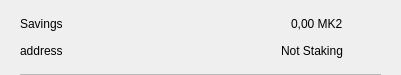
<?xml version="1.0" encoding="UTF-8"?>
<ui version="4.0">
 <class>CSRow</class>
 <widget class="QWidget" name="CSRow">
  <property name="geometry">
   <rect>
    <x>0</x>
    <y>0</y>
    <width>401</width>
    <height>75</height>
   </rect>
  </property>
  <property name="windowTitle">
   <string>Form</string>
  </property>
  <layout class="QVBoxLayout" name="verticalLayout">
   <property name="spacing">
    <number>0</number>
   </property>
   <property name="leftMargin">
    <number>20</number>
   </property>
   <property name="topMargin">
    <number>10</number>
   </property>
   <property name="rightMargin">
    <number>20</number>
   </property>
   <property name="bottomMargin">
    <number>0</number>
   </property>
   <item>
    <widget class="QWidget" name="info" native="true">
     <property name="minimumSize">
      <size>
       <width>0</width>
       <height>0</height>
      </size>
     </property>
     <layout class="QHBoxLayout" name="horizontalLayout_3">
      <property name="leftMargin">
       <number>0</number>
      </property>
      <property name="topMargin">
       <number>0</number>
      </property>
      <property name="rightMargin">
       <number>0</number>
      </property>
      <property name="bottomMargin">
       <number>10</number>
      </property>
      <item>
       <widget class="QWidget" name="container" native="true">
        <property name="minimumSize">
         <size>
          <width>0</width>
          <height>0</height>
         </size>
        </property>
        <layout class="QVBoxLayout" name="verticalLayout_2">
         <property name="spacing">
          <number>0</number>
         </property>
         <property name="leftMargin">
          <number>0</number>
         </property>
         <property name="topMargin">
          <number>0</number>
         </property>
         <property name="rightMargin">
          <number>0</number>
         </property>
         <property name="bottomMargin">
          <number>0</number>
         </property>
         <item>
          <layout class="QHBoxLayout" name="horizontalLayout">
           <item>
            <widget class="QLabel" name="labelName">
             <property name="toolTip">
              <string notr="true"/>
             </property>
             <property name="text">
              <string>Savings</string>
             </property>
            </widget>
           </item>
           <item>
            <spacer name="horizontalSpacer">
             <property name="orientation">
              <enum>Qt::Horizontal</enum>
             </property>
             <property name="sizeHint" stdset="0">
              <size>
               <width>40</width>
               <height>20</height>
              </size>
             </property>
            </spacer>
           </item>
           <item>
            <widget class="QLabel" name="labelAmount">
             <property name="text">
              <string>0,00 MK2</string>
             </property>
            </widget>
           </item>
          </layout>
         </item>
         <item>
          <layout class="QHBoxLayout" name="horizontalLayout_2">
           <item>
            <widget class="QLabel" name="labelAddress">
             <property name="toolTip">
              <string notr="true"/>
             </property>
             <property name="text">
              <string>address</string>
             </property>
            </widget>
           </item>
           <item>
            <spacer name="horizontalSpacer_2">
             <property name="orientation">
              <enum>Qt::Horizontal</enum>
             </property>
             <property name="sizeHint" stdset="0">
              <size>
               <width>40</width>
               <height>20</height>
              </size>
             </property>
            </spacer>
           </item>
           <item>
            <widget class="QLabel" name="labelStaking">
             <property name="text">
              <string>Not Staking</string>
             </property>
            </widget>
           </item>
          </layout>
         </item>
        </layout>
       </widget>
      </item>
      <item alignment="Qt::AlignHCenter|Qt::AlignVCenter">
       <widget class="QPushButton" name="pushButtonMenu">
        <property name="minimumSize">
         <size>
          <width>24</width>
          <height>24</height>
         </size>
        </property>
        <property name="maximumSize">
         <size>
          <width>32</width>
          <height>32</height>
         </size>
        </property>
        <property name="focusPolicy">
         <enum>Qt::NoFocus</enum>
        </property>
        <property name="styleSheet">
         <string notr="true">border:none; background-color:transparent;</string>
        </property>
        <property name="text">
         <string/>
        </property>
        <property name="icon">
         <iconset>
          <normaloff>://ic-menu-hover</normaloff>://ic-menu-hover</iconset>
        </property>
        <property name="iconSize">
         <size>
          <width>24</width>
          <height>24</height>
         </size>
        </property>
       </widget>
      </item>
     </layout>
    </widget>
   </item>
   <item>
    <widget class="QLabel" name="lblDivisory">
     <property name="minimumSize">
      <size>
       <width>0</width>
       <height>1</height>
      </size>
     </property>
     <property name="maximumSize">
      <size>
       <width>16777215</width>
       <height>1</height>
      </size>
     </property>
     <property name="styleSheet">
      <string notr="true">background-color:#bababa;</string>
     </property>
     <property name="text">
      <string/>
     </property>
     <property name="alignment">
      <set>Qt::AlignBottom|Qt::AlignLeading|Qt::AlignLeft</set>
     </property>
    </widget>
   </item>
  </layout>
 </widget>
 <resources/>
 <connections/>
</ui>
